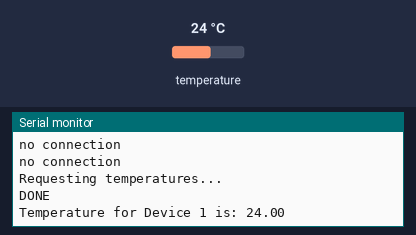
Bench run of a sketch on a simulated ESP8266 (NodeMCU). Shown: the last lines printed to the serial monitor. The inputs (shaded band) are chosen by the test bench; at power-on: temperature 24 °C. WiFi joins after 1.5 s; servers stay silent unless stated.

Above: at 2.7 s.
2.8 s: temperature set to 12 °C
At 4.1 s:
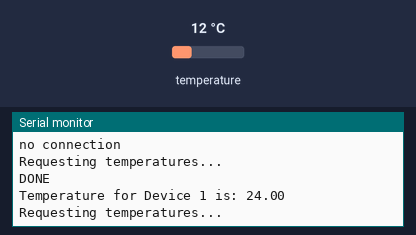
5.5 s: temperature set to 19 °C
At 7.2 s:
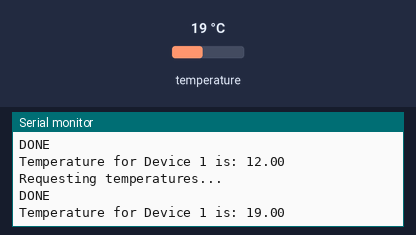
Timing chart, 0 to 8.7 s (numbered marks = the images above; inputs shaded):
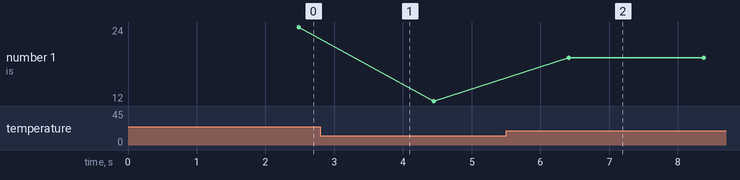

Measured:
- after the input at 5.5 s, the serial monitor: prints a new line after 0.91 s (image 2)
- plotted number 1: 24 → 12 after the input at 2.8 s, 12 → 19 after the input at 5.5 s

The sketch:

http-zero-chain.ino
```cpp
#include <OneWire.h>
#include <DallasTemperature.h>

#include <ESP8266WiFi.h>

using namespace std;

#define N 0
#define ONE_WIRE_BUS 2 // Data wire is plugged into pin 2 on the Arduino
OneWire oneWire(ONE_WIRE_BUS); // Setup a oneWire instance to communicate with any OneWire devices (not just Maxim/Dallas temperature ICs)
DallasTemperature sensors(&oneWire); // Pass our oneWire reference to Dallas Temperature.


const char *ssid = "N+1_ssid"; //ssid and password of next chain
const char *password = "N+1_password";


void setup() {
  // put your setup code here, to run once:
  Serial.begin(115200);
  sensors.begin();
  WiFi.mode(WIFI_STA);
  WiFi.begin(ssid, password);
  while (WiFi.status() != WL_CONNECTED) {
    Serial.print("no connection\n");
    delay(500);
  }

}


void loop() {
  // put your main code here, to run repeatedly:
  // Use WiFiClient class to create TCP connections
  WiFiClient client;
  const char * host = "192.168.4.1";
  const int httpPort = 80;
  if (!client.connect(host, httpPort)) {
    Serial.println("connection failed");
    return;
  }

   // This will send the request to the server

if (client.connected()) { // check if connection exists
  Serial.print("Requesting temperatures...\n");
  sensors.requestTemperatures(); // Send the command to get temperatures
  Serial.println("DONE");
  float temp = sensors.getTempCByIndex(0);
  Serial.print("Temperature for Device 1 is: ");
  Serial.print(String(temp) + "\n");

  String url = "/data/";
  url += "?sensors_reading=";
  url = url + String(N) + '=' + String(temp);
  client.print(String("GET ") + url + " HTTP/1.1\r\n" +
    "Host: " + host + "\r\n" +
    "Connection: close\r\n\r\n");
}
else {
      Serial.println("No server available");
 }


  delay(1000);

}
```
